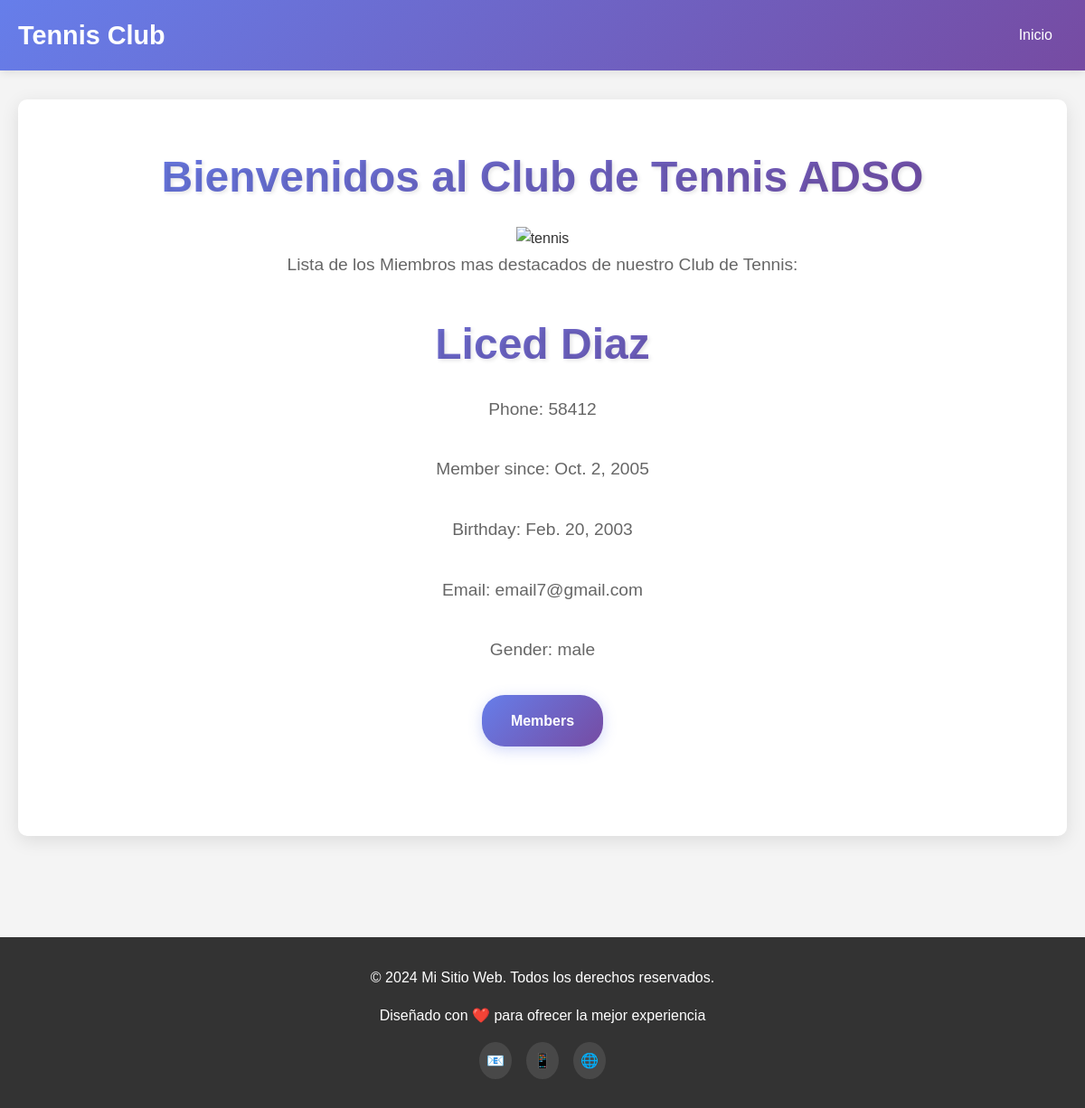
Page /members/details/8 on the committed database.
### members/models.py (models this page shows)
class Member(models.Model):
  firstname = models.CharField(max_length=255)
  lastname = models.CharField(max_length=255)
  phone = models.IntegerField(null=True)
  joined_date = models.DateField(null=True)
  gender = models.CharField(max_length=255, null=True)
  birthday= models.DateField(null=True)
  email= models.CharField(max_length=255, null=True)

### members/views.py (the view)
# urls.py: path('members/details/<int:id>', views.details, name='details'),
def details(request, id):
  mymember = Member.objects.get(id=id)
  template = loader.get_template('details.html')
  context = {
    'mymember': mymember,
  }
  return HttpResponse(template.render(context, request))

### members/templates/details.html (shortened to what this page needs)
{% extends "master.html" %}
{% block content %}
        <h1>{{ mymember.firstname }} {{ mymember.lastname }}</h1>
        <p>Phone: {{ mymember.phone }}</p>
        <p>Member since: {{ mymember.joined_date }}</p>
        <p>Birthday: {{ mymember.birthday }}</p>
        <p>Email: {{ mymember.email }}</p>
        <p>Gender: {{ mymember.gender }}</p>
        <a href="/members" class="cta-button">Members</a>
{% endblock %}

### members/templates/master.html (style rules this page uses)
* { margin: 0; padding: 0; box-sizing: border-box; }
body { font-family: 'Arial', sans-serif; line-height: 1.6; color: #333; background-color: #f4f4f4; }
.hero h1 { font-size: 3rem; margin-bottom: 1rem; background: linear-gradient(135deg, #667eea 0%, #764ba2 100%); -webkit-background-clip: text; -webkit-text-fill-color: transparent; background-clip: text; text-shadow: 2px 2px 4px rgba(0,0,0,0.1); }
.hero p { font-size: 1.2rem; color: #666; margin-bottom: 2rem; line-height: 1.8; }
.cta-button { display: inline-block; background: linear-gradient(135deg, #667eea 0%, #764ba2 100%); color: white; padding: 1rem 2rem; text-decoration: none; border-radius: 25px; font-weight: bold; transition: all 0.3s ease; box-shadow: 0 4px 15px rgba(102, 126, 234, 0.3); }

### rows in the picture
Member: firstname "Liced", lastname "Diaz", phone "58412", joined_date "Oct. 2, 2005", birthday "Feb. 20, 2003", email "email7@gmail.com", gender "male"
